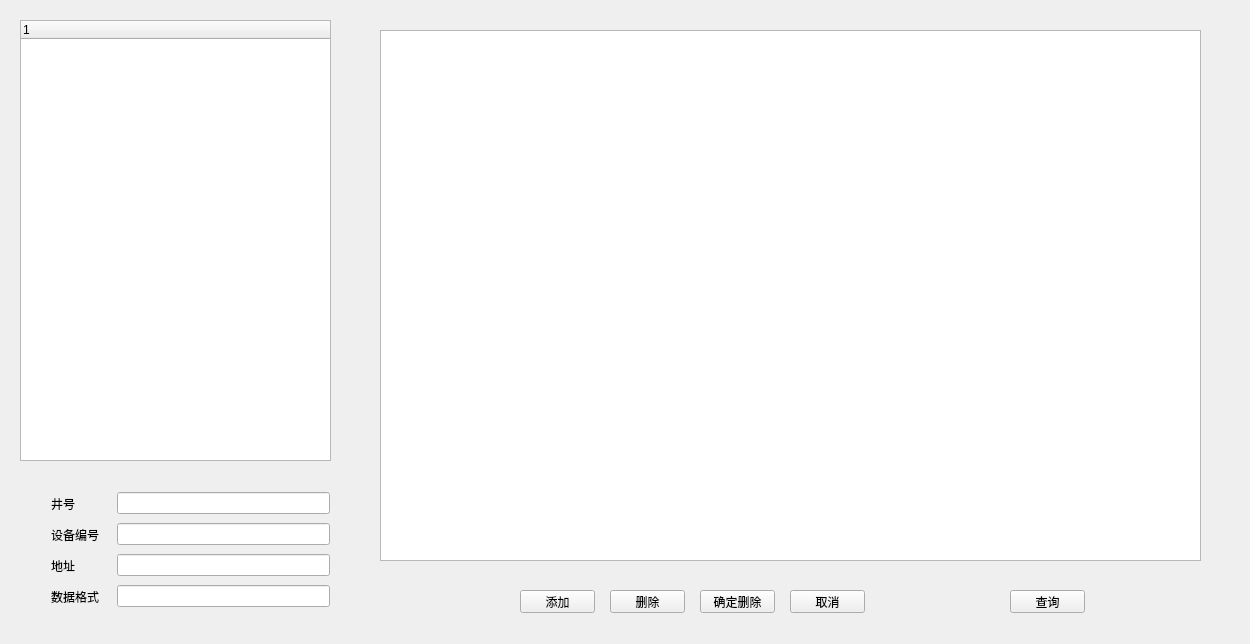
<?xml version="1.0" encoding="UTF-8"?>
<ui version="4.0">
 <class>Widget</class>
 <widget class="QWidget" name="Widget">
  <property name="geometry">
   <rect>
    <x>0</x>
    <y>0</y>
    <width>1250</width>
    <height>644</height>
   </rect>
  </property>
  <property name="windowTitle">
   <string>Widget</string>
  </property>
  <widget class="QPushButton" name="buttonDel">
   <property name="geometry">
    <rect>
     <x>610</x>
     <y>590</y>
     <width>75</width>
     <height>23</height>
    </rect>
   </property>
   <property name="text">
    <string>删除</string>
   </property>
  </widget>
  <widget class="QPushButton" name="buttonsure">
   <property name="geometry">
    <rect>
     <x>700</x>
     <y>590</y>
     <width>75</width>
     <height>23</height>
    </rect>
   </property>
   <property name="text">
    <string>确定删除</string>
   </property>
  </widget>
  <widget class="QPushButton" name="pushButton_3">
   <property name="geometry">
    <rect>
     <x>790</x>
     <y>590</y>
     <width>75</width>
     <height>23</height>
    </rect>
   </property>
   <property name="text">
    <string>取消</string>
   </property>
  </widget>
  <widget class="QPushButton" name="pushButton">
   <property name="geometry">
    <rect>
     <x>520</x>
     <y>590</y>
     <width>75</width>
     <height>23</height>
    </rect>
   </property>
   <property name="text">
    <string>添加</string>
   </property>
  </widget>
  <widget class="QWidget" name="layoutWidget">
   <property name="geometry">
    <rect>
     <x>40</x>
     <y>480</y>
     <width>301</width>
     <height>141</height>
    </rect>
   </property>
   <layout class="QVBoxLayout" name="verticalLayout">
    <item>
     <layout class="QGridLayout" name="gridLayout">
      <item row="0" column="0">
       <widget class="QLabel" name="label">
        <property name="minimumSize">
         <size>
          <width>60</width>
          <height>25</height>
         </size>
        </property>
        <property name="maximumSize">
         <size>
          <width>60</width>
          <height>25</height>
         </size>
        </property>
        <property name="text">
         <string>井号</string>
        </property>
       </widget>
      </item>
      <item row="0" column="1">
       <widget class="QLineEdit" name="lineEdit_well_table"/>
      </item>
     </layout>
    </item>
    <item>
     <layout class="QGridLayout" name="gridLayout_2">
      <item row="0" column="0">
       <widget class="QLabel" name="label_2">
        <property name="minimumSize">
         <size>
          <width>60</width>
          <height>25</height>
         </size>
        </property>
        <property name="maximumSize">
         <size>
          <width>60</width>
          <height>25</height>
         </size>
        </property>
        <property name="text">
         <string>设备编号</string>
        </property>
       </widget>
      </item>
      <item row="0" column="1">
       <widget class="QLineEdit" name="lineEdit_well_pid"/>
      </item>
     </layout>
    </item>
    <item>
     <layout class="QGridLayout" name="gridLayout_4">
      <item row="0" column="0">
       <widget class="QLabel" name="label_4">
        <property name="minimumSize">
         <size>
          <width>60</width>
          <height>25</height>
         </size>
        </property>
        <property name="maximumSize">
         <size>
          <width>60</width>
          <height>25</height>
         </size>
        </property>
        <property name="text">
         <string>地址</string>
        </property>
       </widget>
      </item>
      <item row="0" column="1">
       <widget class="QLineEdit" name="lineEdit_well_addr"/>
      </item>
     </layout>
    </item>
    <item>
     <layout class="QGridLayout" name="gridLayout_3">
      <item row="0" column="0">
       <widget class="QLabel" name="label_3">
        <property name="minimumSize">
         <size>
          <width>60</width>
          <height>25</height>
         </size>
        </property>
        <property name="maximumSize">
         <size>
          <width>60</width>
          <height>25</height>
         </size>
        </property>
        <property name="text">
         <string>数据格式</string>
        </property>
       </widget>
      </item>
      <item row="0" column="1">
       <widget class="QLineEdit" name="lineEdit_well_abcd"/>
      </item>
     </layout>
    </item>
   </layout>
  </widget>
  <widget class="QTableView" name="tableView">
   <property name="geometry">
    <rect>
     <x>380</x>
     <y>30</y>
     <width>821</width>
     <height>531</height>
    </rect>
   </property>
  </widget>
  <widget class="QPushButton" name="pushButton_2">
   <property name="geometry">
    <rect>
     <x>1010</x>
     <y>590</y>
     <width>75</width>
     <height>23</height>
    </rect>
   </property>
   <property name="text">
    <string>查询</string>
   </property>
  </widget>
  <widget class="QTreeWidget" name="treeWidget_conf">
   <property name="geometry">
    <rect>
     <x>20</x>
     <y>20</y>
     <width>311</width>
     <height>441</height>
    </rect>
   </property>
   <column>
    <property name="text">
     <string notr="true">1</string>
    </property>
   </column>
  </widget>
 </widget>
 <layoutdefault spacing="6" margin="11"/>
 <resources/>
 <connections/>
</ui>
